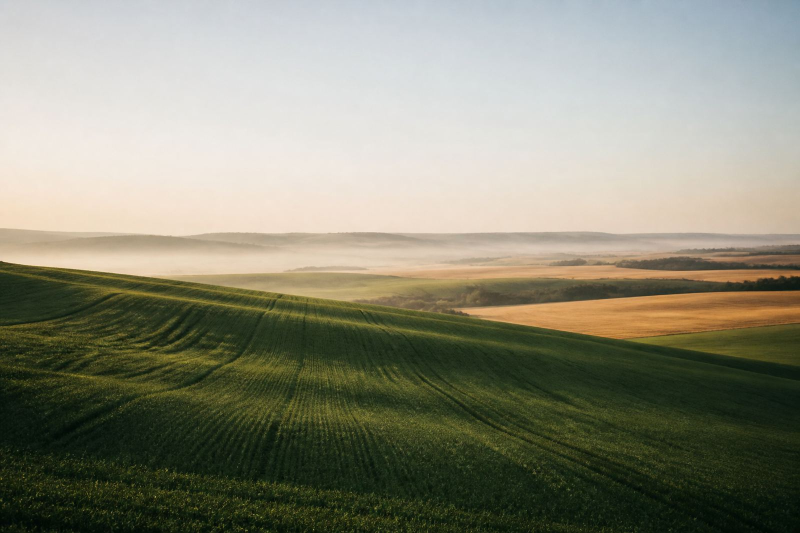
#> input picture public_build_test/images/home/global-farmland-atmosphere.jpg, 1600 x 1066 px, found by its file name (shown at 1/2 size)
$ python generate-platform-diagram.py
#> lines starting #> are read from the running program, lines starting #| are printed output that depends on the picture
#> in main, base is the input picture: PIL image 1600x1066 RGB; mean R, G, B 137.2, 136.8, 119.1
#!/usr/bin/env python3
"""Farm-atmosphere platform visual — agricultural context, not engineering diagram."""

from PIL import Image, ImageDraw, ImageFont, ImageFilter

W, H = 1600, 900
SRC = "static/images/home/global-farmland-atmosphere.jpg"
OUT = "static/images/home/platform-subsystems-series.webp"

# Agricultural zone callouts over the landscape
ZONES = [
    {
        "name": "Irrigation Control",
        "context": "open fields · orchards · zone water flow",
        "xy": (120, 520, 430, 640),
        "accent": (58, 118, 92),
    },
    {
        "name": "Fertigation",
        "context": "nutrient delivery with irrigation cycles",
        "xy": (1170, 500, 1480, 620),
        "accent": (148, 118, 58),
    },
    {
        "name": "Climate Control",
        "context": "greenhouse · nursery · crop environment",
        "xy": (1180, 180, 1490, 300),
        "accent": (72, 128, 98),
    },
    {
        "name": "Wireless Field",
        "context": "remote blocks · LoRa expansion",
        "xy": (110, 180, 420, 300),
        "accent": (88, 108, 128),
    },
]


def font(size, bold=False):
    paths = [
        "/System/Library/Fonts/Supplemental/Arial Bold.ttf" if bold else "/System/Library/Fonts/Supplemental/Arial.ttf",
        "/Library/Fonts/Arial.ttf",
    ]
    for p in paths:
        try:
            return ImageFont.truetype(p, size)
        except OSError:
            continue
    return ImageFont.load_default()


def text_width(draw, text, fnt):
    if hasattr(draw, "textlength"):
        return draw.textlength(text, font=fnt)
    return fnt.getsize(text)[0]


def crop_cover(img, tw, th):
#> called with tw = 1600, th = 900
    sw, sh = img.size
#> sw = 1600; sh = 1066
    scale = max(tw / sw, th / sh)
#> scale = 1
    nw, nh = int(sw * scale), int(sh * scale)
#> nw = 1600; nh = 1066
    img = img.resize((nw, nh), Image.LANCZOS)
    left = (nw - tw) // 2
#> left = 0
    top = (nh - th) // 3  # bias upward to keep more sky/field horizon
#> top = 55
    return img.crop((left, top, left + tw, top + th))
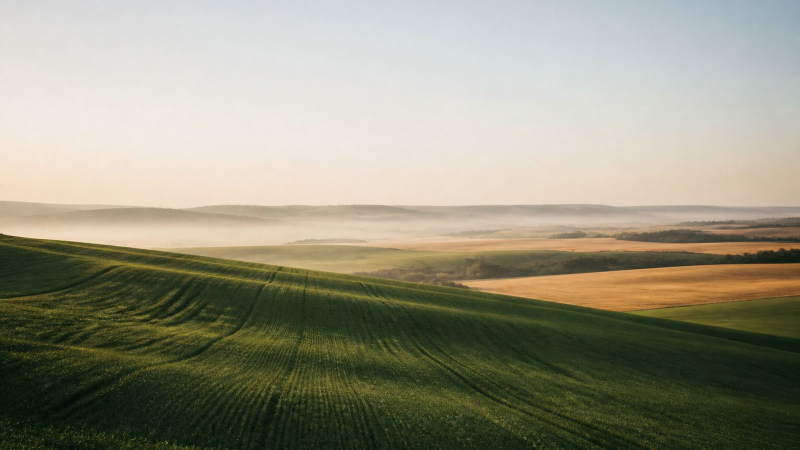
#> returned value: PIL image 1600x900 RGB (shown at 1/2 size); mean R, G, B 147.9, 145.5, 126.5


def draw_pill(draw, box, fill, outline=None, width=1):
    draw.rectangle(box, fill=fill, outline=outline, width=width)


def main():
    base = Image.open(SRC).convert("RGB")
    base = crop_cover(base, W, H)

    # Soft agricultural grade + bottom readability wash
    overlay = Image.new("RGBA", (W, H), (0, 0, 0, 0))
#> overlay: PIL image 1600x900 RGBA; every value is 0
    odraw = ImageDraw.Draw(overlay)
    for y in range(H):
        t = y / H
        if t < 0.45:
            a = int(18 * (t / 0.45))
            odraw.line([(0, y), (W, y)], fill=(24, 48, 36, a))
        else:
            a = int(18 + 95 * ((t - 0.45) / 0.55))
            odraw.line([(0, y), (W, y)], fill=(18, 38, 28, a))

    base = Image.alpha_composite(base.convert("RGBA"), overlay).convert("RGB")
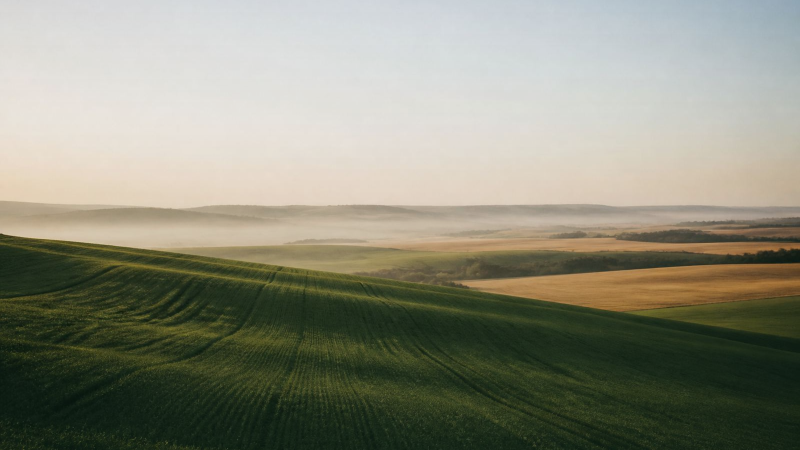
#> base: PIL image 1600x900 RGB (shown at 1/2 size); mean R, G, B 138.3, 138.7, 122.4
    draw = ImageDraw.Draw(base)

    f_title = font(38, True)
    f_sub = font(19)
    f_name = font(22, True)
    f_ctx = font(15)

    # Headline over sky/field
    title = "Coordinated Automation Across the Farm"
    sub = "Four subsystems working with the land — not a device catalog"
    tw = text_width(draw, title, f_title)
#> tw = 781.9
    draw.text(((W - tw) / 2, 56), title, fill=(250, 248, 240), font=f_title)
    sw = text_width(draw, sub, f_sub)
#> sw = 597.1
    draw.text(((W - sw) / 2, 108), sub, fill=(220, 228, 218), font=f_sub)

    # Zone callouts — frosted field markers
    for z in ZONES:
        x1, y1, x2, y2 = z["xy"]
        pill = Image.new("RGBA", (x2 - x1, y2 - y1), (0, 0, 0, 0))
        pd = ImageDraw.Draw(pill)
        pd.rectangle((0, 0, x2 - x1 - 1, y2 - y1 - 1), fill=(255, 252, 245, 168), outline=(*z["accent"], 180), width=2)
        # accent strip
        pd.rectangle((0, 0, 8, y2 - y1 - 1), fill=(*z["accent"], 220))
        pill = pill.filter(ImageFilter.GaussianBlur(radius=0.4))
        base.paste(pill, (x1, y1), pill)

        draw = ImageDraw.Draw(base)
        draw.text((x1 + 24, y1 + 22), z["name"], fill=(28, 48, 36), font=f_name)
        draw.text((x1 + 24, y1 + 54), z["context"], fill=(72, 92, 78), font=f_ctx)
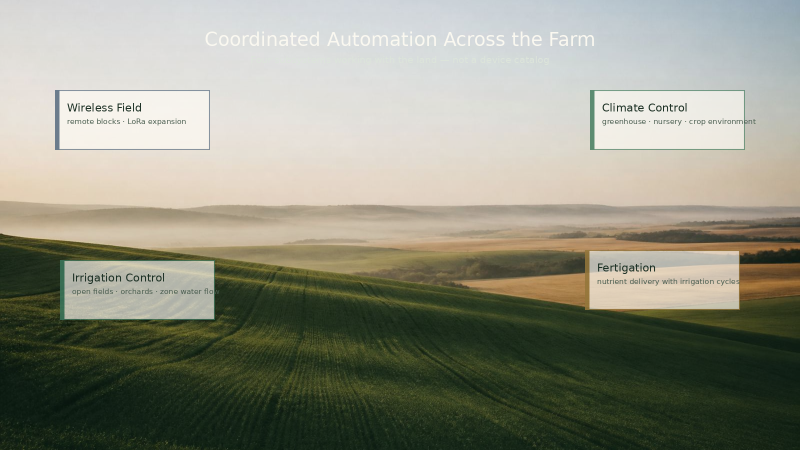
#> base: PIL image 1600x900 RGB (shown at 1/2 size); mean R, G, B 143.8, 144.7, 129.2
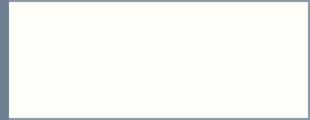
#> pill: PIL image 310x120 RGBA; mean R, G, B, A 243.7, 242.3, 237.1, 170; transparent parts drawn white

    # Center gentle farm narrative (no tech hub)
    cx, cy = W // 2, H // 2 + 40
    note = Image.new("RGBA", (520, 120), (0, 0, 0, 0))
#> note: PIL image 520x120 RGBA; every value is 0
    nd = ImageDraw.Draw(note)
    nd.rectangle((0, 0, 519, 119), fill=(255, 252, 245, 145), outline=(120, 150, 120, 160), width=2)
    note = note.filter(ImageFilter.GaussianBlur(radius=0.3))
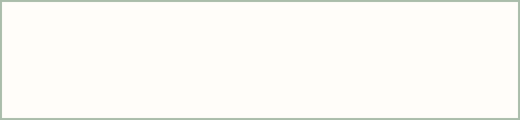
#> note: PIL image 520x120 RGBA; mean R, G, B, A 249.5, 247.8, 239.9, 145.6; transparent parts drawn white
    base.paste(note, (cx - 260, cy - 60), note)
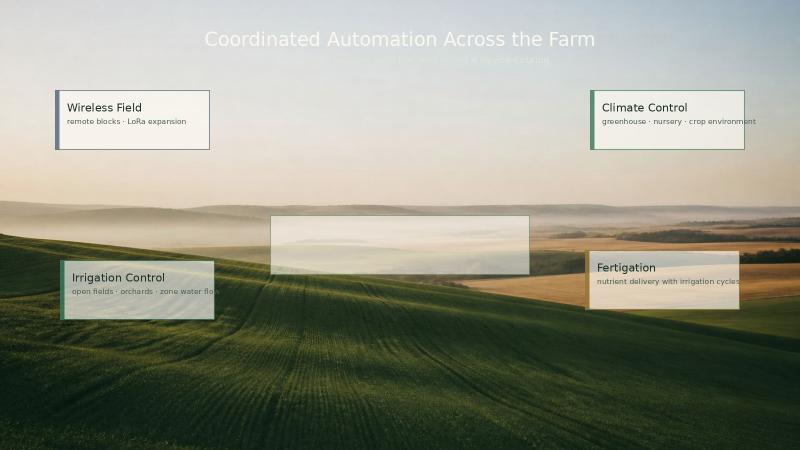
#> base: PIL image 1600x900 RGB (shown at 1/2 size); mean R, G, B 146, 147.2, 132.2
    draw = ImageDraw.Draw(base)

    line1 = "From soil and crop zones to water, nutrients, and climate"
    line2 = "one automation structure for real agricultural projects"
    l1w = text_width(draw, line1, f_ctx)
#> l1w = 428.6
    l2w = text_width(draw, line2, f_ctx)
#> l2w = 405.6
    draw.text((cx - l1w / 2, cy - 22), line1, fill=(245, 244, 236), font=f_ctx)
    draw.text((cx - l2w / 2, cy + 4), line2, fill=(230, 236, 226), font=f_ctx)

    foot = "Products integrate when a farm project is configured"
    fw = text_width(draw, foot, f_ctx)
#> fw = 395.6
    draw.text(((W - fw) / 2, H - 54), foot, fill=(220, 228, 216), font=f_ctx)

    base.save(OUT, "WEBP", quality=90, method=6)
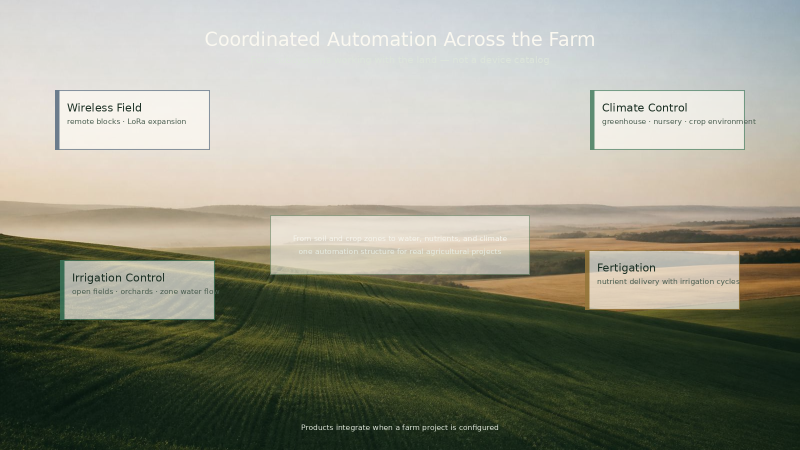
#> saved as platform-subsystems-series.webp: PIL image 1600x900 RGB (shown at 1/2 size); mean R, G, B 146.1, 147.4, 132.4
    print(f"Wrote {OUT}")


if __name__ == "__main__":
    main()

$ run again, with public_build_test/images/home/deployment-scenarios.webp saved as public_build_test/images/home/global-farmland-atmosphere.jpg
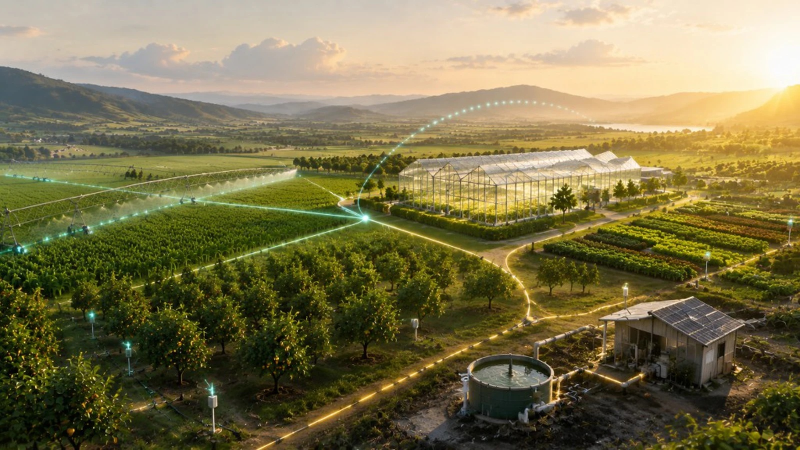
#> input picture public_build_test/images/home/deployment-scenarios.webp, 1600 x 900 px, found by its file name (shown at 1/2 size)
#> in main, base is the input picture: PIL image 1600x900 RGB; mean R, G, B 122.6, 114.3, 75.3
#> overlay: PIL image 1600x900 RGBA; every value is 0
#> tw = 781.9
#> in main, `sw = text_width(draw, sub, f_sub)`: sw = 597.1
#> in main, `base.paste(note, (cx - 260, cy - 60), note)`:
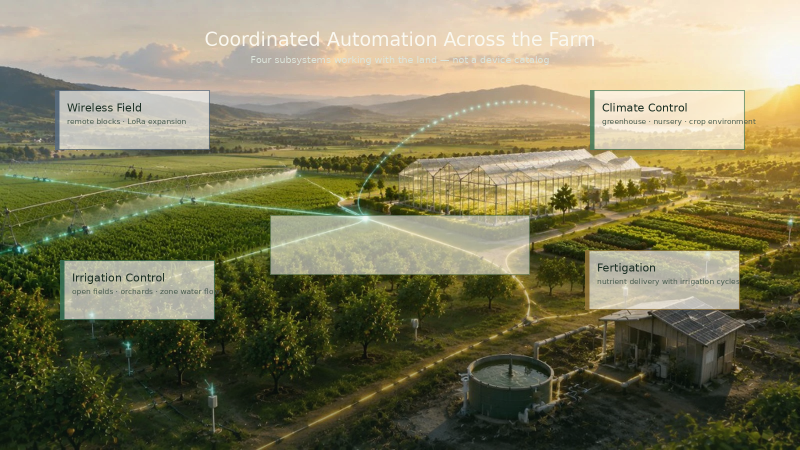
#> base: PIL image 1600x900 RGB (shown at 1/2 size); mean R, G, B 126.6, 122.7, 91.1
#> l1w = 428.6
#> l2w = 405.6
#> fw = 395.6
#> in main, `base.save(OUT, "WEBP", quality=90, method=6)`:
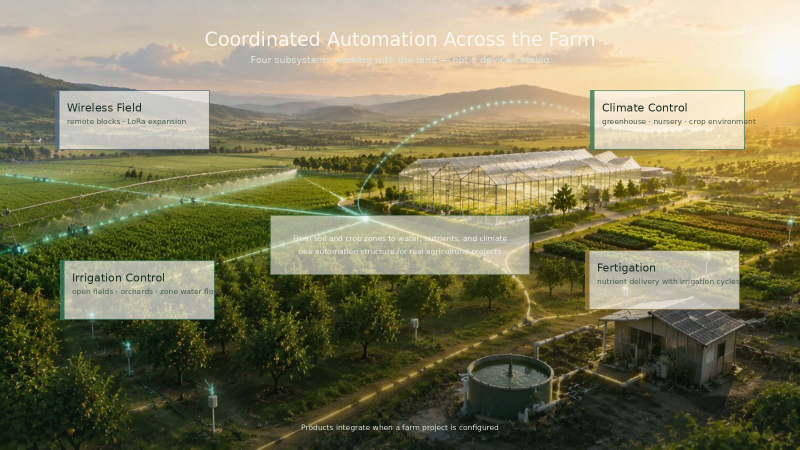
#> saved as platform-subsystems-series.webp: PIL image 1600x900 RGB (shown at 1/2 size); mean R, G, B 126.9, 123, 91.4
